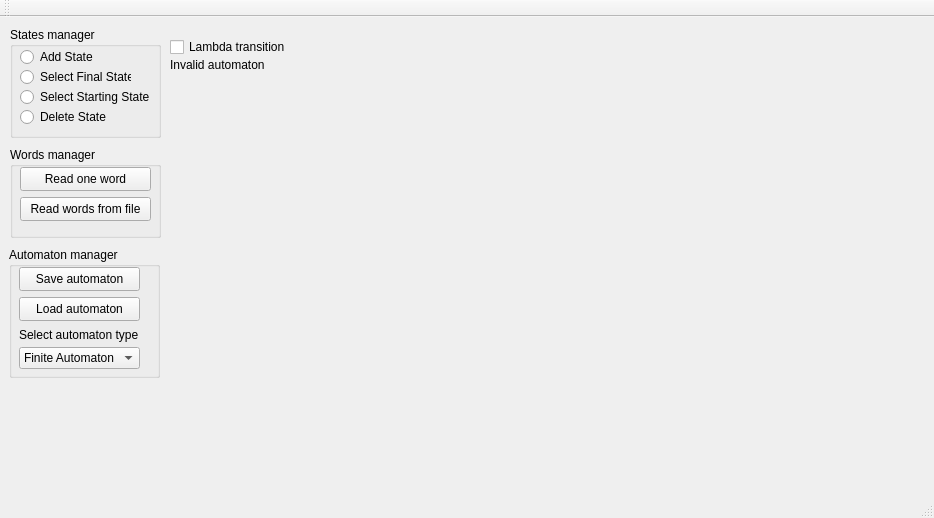
<?xml version="1.0" encoding="UTF-8"?>
<ui version="4.0">
 <class>InterfataClass</class>
 <widget class="QMainWindow" name="InterfataClass">
  <property name="geometry">
   <rect>
    <x>0</x>
    <y>0</y>
    <width>934</width>
    <height>518</height>
   </rect>
  </property>
  <property name="windowTitle">
   <string>Interfata</string>
  </property>
  <widget class="QWidget" name="centralWidget">
   <widget class="QGroupBox" name="groupBox">
    <property name="geometry">
     <rect>
      <x>10</x>
      <y>10</y>
      <width>151</width>
      <height>111</height>
     </rect>
    </property>
    <property name="title">
     <string>States manager</string>
    </property>
    <widget class="QRadioButton" name="stateManager1">
     <property name="geometry">
      <rect>
       <x>10</x>
       <y>20</y>
       <width>87</width>
       <height>20</height>
      </rect>
     </property>
     <property name="text">
      <string>Add State</string>
     </property>
    </widget>
    <widget class="QRadioButton" name="stateManager2">
     <property name="geometry">
      <rect>
       <x>10</x>
       <y>40</y>
       <width>111</width>
       <height>20</height>
      </rect>
     </property>
     <property name="text">
      <string>Select Final State</string>
     </property>
    </widget>
    <widget class="QRadioButton" name="stateManager3">
     <property name="geometry">
      <rect>
       <x>10</x>
       <y>60</y>
       <width>131</width>
       <height>20</height>
      </rect>
     </property>
     <property name="text">
      <string>Select Starting State</string>
     </property>
    </widget>
    <widget class="QRadioButton" name="stateManager4">
     <property name="geometry">
      <rect>
       <x>10</x>
       <y>80</y>
       <width>131</width>
       <height>20</height>
      </rect>
     </property>
     <property name="text">
      <string>Delete State</string>
     </property>
    </widget>
   </widget>
   <widget class="QGroupBox" name="groupBox_2">
    <property name="geometry">
     <rect>
      <x>10</x>
      <y>130</y>
      <width>151</width>
      <height>91</height>
     </rect>
    </property>
    <property name="title">
     <string>Words manager</string>
    </property>
    <widget class="QPushButton" name="readWordButton">
     <property name="geometry">
      <rect>
       <x>10</x>
       <y>20</y>
       <width>131</width>
       <height>24</height>
      </rect>
     </property>
     <property name="text">
      <string>Read one word</string>
     </property>
    </widget>
    <widget class="QPushButton" name="wordsFromFile">
     <property name="geometry">
      <rect>
       <x>10</x>
       <y>50</y>
       <width>131</width>
       <height>24</height>
      </rect>
     </property>
     <property name="text">
      <string>Read words from file</string>
     </property>
    </widget>
   </widget>
   <widget class="QGroupBox" name="groupBox_3">
    <property name="geometry">
     <rect>
      <x>9</x>
      <y>230</y>
      <width>151</width>
      <height>131</height>
     </rect>
    </property>
    <property name="title">
     <string>Automaton manager</string>
    </property>
    <widget class="QPushButton" name="pushButton_3">
     <property name="geometry">
      <rect>
       <x>10</x>
       <y>20</y>
       <width>121</width>
       <height>24</height>
      </rect>
     </property>
     <property name="text">
      <string>Save automaton</string>
     </property>
    </widget>
    <widget class="QPushButton" name="pushButton_4">
     <property name="geometry">
      <rect>
       <x>10</x>
       <y>50</y>
       <width>121</width>
       <height>24</height>
      </rect>
     </property>
     <property name="text">
      <string>Load automaton</string>
     </property>
    </widget>
    <widget class="QComboBox" name="comboBox">
     <property name="geometry">
      <rect>
       <x>10</x>
       <y>100</y>
       <width>121</width>
       <height>22</height>
      </rect>
     </property>
     <item>
      <property name="text">
       <string>Finite Automaton</string>
      </property>
     </item>
     <item>
      <property name="text">
       <string>Push Down Automaton</string>
      </property>
     </item>
    </widget>
    <widget class="QLabel" name="label">
     <property name="geometry">
      <rect>
       <x>10</x>
       <y>80</y>
       <width>201</width>
       <height>16</height>
      </rect>
     </property>
     <property name="text">
      <string>Select automaton type</string>
     </property>
    </widget>
   </widget>
   <widget class="QCheckBox" name="addLambda">
    <property name="geometry">
     <rect>
      <x>170</x>
      <y>20</y>
      <width>121</width>
      <height>20</height>
     </rect>
    </property>
    <property name="text">
     <string>Lambda transition</string>
    </property>
   </widget>
   <widget class="QLabel" name="label_2">
    <property name="geometry">
     <rect>
      <x>170</x>
      <y>40</y>
      <width>151</width>
      <height>16</height>
     </rect>
    </property>
    <property name="text">
     <string>Invalid automaton</string>
    </property>
    <property name="textFormat">
     <enum>Qt::AutoText</enum>
    </property>
    <property name="scaledContents">
     <bool>false</bool>
    </property>
   </widget>
  </widget>
  <widget class="QStatusBar" name="statusBar"/>
  <widget class="QToolBar" name="mainToolBar">
   <attribute name="toolBarArea">
    <enum>TopToolBarArea</enum>
   </attribute>
   <attribute name="toolBarBreak">
    <bool>false</bool>
   </attribute>
  </widget>
  <widget class="QMenuBar" name="menuBar">
   <property name="geometry">
    <rect>
     <x>0</x>
     <y>0</y>
     <width>934</width>
     <height>22</height>
    </rect>
   </property>
  </widget>
 </widget>
 <layoutdefault spacing="6" margin="11"/>
 <resources>
  <include location="Interfata.qrc"/>
 </resources>
 <connections/>
</ui>
